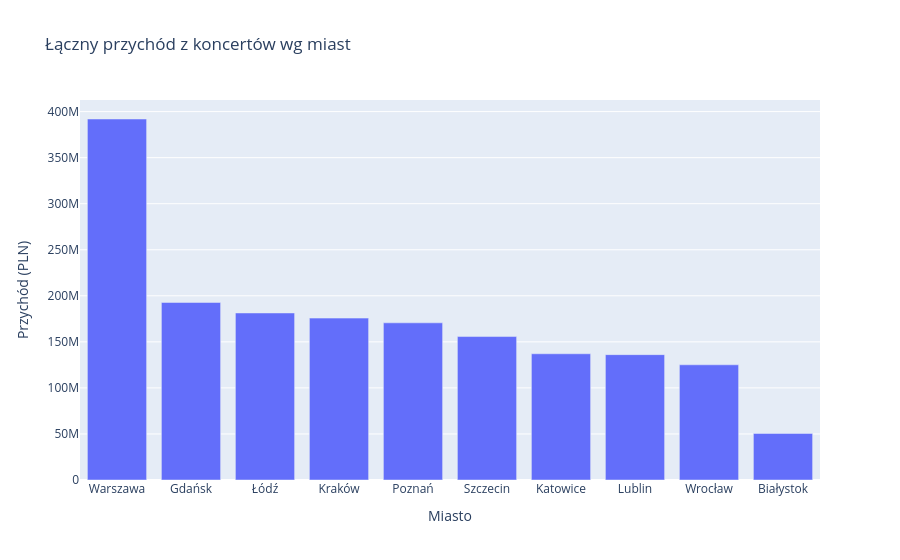

The notebook cell this image was saved under:
### Markdown cell above
## Część 2: Wykres słupkowy

### Code cell
def plot_revenue_by_city(df: pd.DataFrame) -> go.Figure:
    df_agg = df.groupby('miasto', as_index=False)['przychod_pln'].sum().sort_values('przychod_pln', ascending=False)
    return px.bar(df_agg, x='miasto', y='przychod_pln', title='Łączny przychód z koncertów wg miast', labels={'miasto': 'Miasto', 'przychod_pln': 'Przychód (PLN)'})

fig2 = plot_revenue_by_city(df)
fig2.show()

### Figure 1 — Plotly figure (JSON) as saved in the notebook; plotly's stock layout.template omitted (floating-point values rounded to 4 significant figures)
{"data": [{"hovertemplate": "Miasto=%{x}<br>Przychód (PLN)=%{y}<extra></extra>", "legendgroup": "", "marker": {"color": "#636efa", "pattern": {"shape": ""}}, "name": "", "orientation": "v", "showlegend": false, "textposition": "auto", "type": "bar", "x": ["Warszawa", "Gdańsk", "Łódź", "Kraków", "Poznań", "Szczecin", "Katowice", "Lublin", "Wrocław", "Białystok"], "xaxis": "x", "y": [391973430, 192767710, 181357180, 175778640, 170662360, 155743970, 137064460, 136115110, 125091800, 50603470], "yaxis": "y"}], "layout": {"barmode": "relative", "legend": {"tracegroupgap": 0}, "title": {"text": "Łączny przychód z koncertów wg miast"}, "xaxis": {"anchor": "y", "domain": [0, 1], "title": {"text": "Miasto"}}, "yaxis": {"anchor": "x", "domain": [0, 1], "title": {"text": "Przychód (PLN)"}}}}
